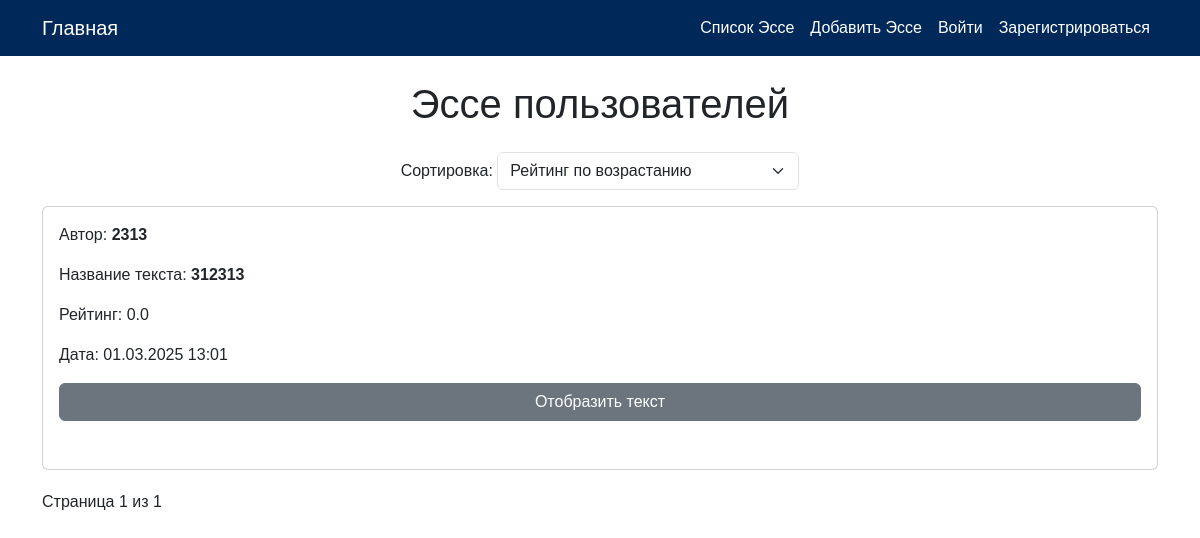
The page /posts/texts/ on the database as committed earlier.
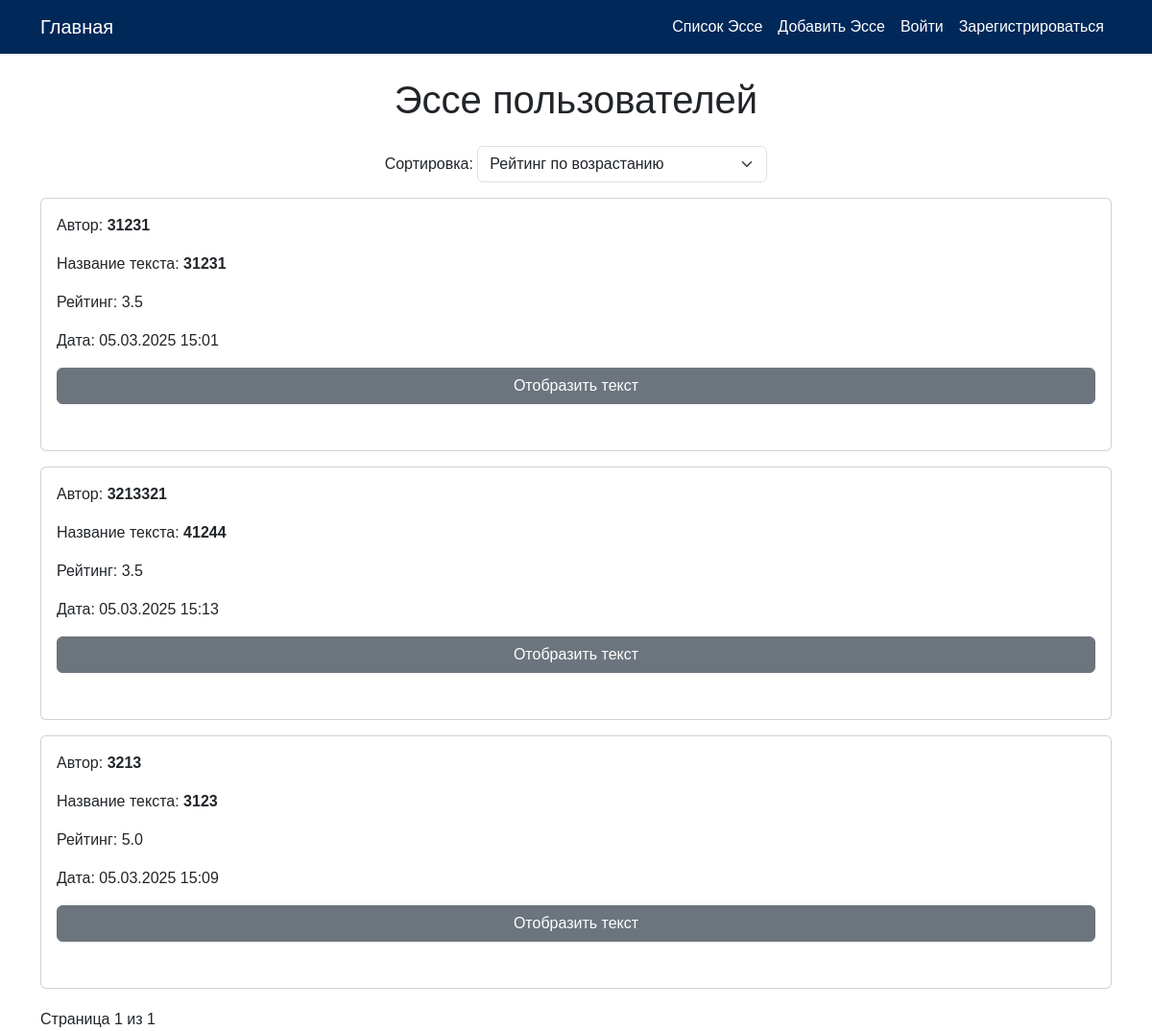
The same page on the database as committed later.
### post_and_show/models.py (models this page shows, shortened)
class user_text(models.Model):
    creation_time = models.DateTimeField(auto_now_add=True)
    user_ip = models.GenericIPAddressField()
    user_name = models.TextField()
    text = models.TextField()
    text_name = models.TextField()
    rating = models.FloatField(default=0)  # Поле для хранения среднего рейтинга

### post_and_show/views.py (the view)
# urls.py: path('texts/', text_list, name='text_list'),
def text_list(request):
    sort_order = request.GET.get('sort', 'asc')
    sort_by = request.GET.get('by', 'rating')
    texts = user_text.objects.all()
    if sort_by == 'date':
        texts = texts.order_by('-creation_time' if sort_order == 'desc' else 'creation_time')
    else:
        texts = texts.order_by('-rating' if sort_order == 'desc' else 'rating')
    paginator = Paginator(texts, 5)
    page_number = request.GET.get('page')
    page_obj = paginator.get_page(page_number)
    return render(request, 'text_list.html', {'page_obj': page_obj, 'sort_order': sort_order, 'sort_by': sort_by})

### post_and_show/templates/text_list.html (shortened to what this page needs)
{% load static %}
<!DOCTYPE html>
<html lang="ru">
<head>
    <link href="https://cdn.jsdelivr.net/npm/bootstrap@5.3.0/dist/css/bootstrap.min.css" rel="stylesheet">
    <link rel="stylesheet" href="{% static 'css/styles.css' %}">
</head>
<body>
    {% include 'includes/navbar.html' %}
    <div class="background-image">
        <div class="container">
            <h1 class="text-center my-4">Эссе пользователей</h1>
            <div class="text-center mb-3">
                <label for="sortOrder">Сортировка:</label>
                <div class="d-inline-block">
                    <select id="sortOrder" class="form-select" onchange="changeSort()">
                        <option value="rating-asc" {% if sort_by == 'rating' and sort_order == 'asc' %}selected{% endif %}>Рейтинг по возрастанию</option>
                    </select>
                </div>
            </div>
            <ul class="list-unstyled">
                {% for text in page_obj %}
                    <li class="text-item mb-3">
                        <div class="card p-3">
                            <p>Автор: <strong>{{ text.user_name }}</strong></p>
                            <p>Название текста: <strong>{{ text.text_name }}</strong></p>
                            <p>Рейтинг: {{ text.rating }}</p>
                            <p>Дата: {{ text.creation_time|date:"d.m.Y H:i" }}</p>
                            <button class="btn btn-secondary" onclick="toggleText({{ text.id }})">Отобразить текст</button>
                        </div>
                    </li>
                {% endfor %}
            </ul>
            <div class="pagination text-center">
                <span>Страница {{ page_obj.number }} из {{ page_obj.paginator.num_pages }}</span>
            </div>
        </div>
    </div>
</body>
</html>

Rows that differ between the two databases and show on the page:
changed user_text (number 1 of 3 on the later page): user_name "2313" → "31231"; text_name "312313" → "31231"; rating "0.0" → "3.5"; creation_time "01.03.2025 13:01" → "05.03.2025 15:01"
added user_text: user_name "3213321", text_name "41244", rating "3.5", creation_time "05.03.2025 15:13"
added user_text: user_name "3213", text_name "3123", rating "5.0", creation_time "05.03.2025 15:09"
